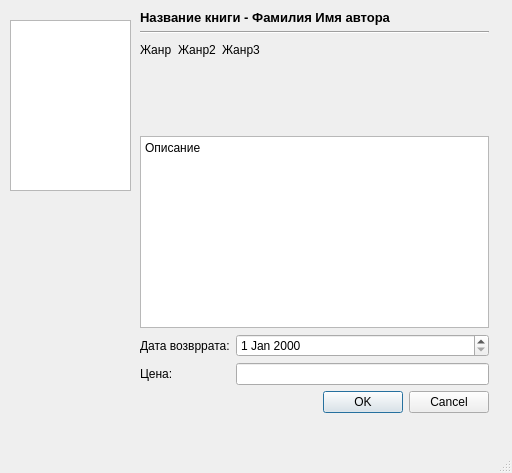
<?xml version="1.0" encoding="UTF-8"?>
<ui version="4.0">
 <class>bookwindow</class>
 <widget class="QMainWindow" name="bookwindow">
  <property name="geometry">
   <rect>
    <x>0</x>
    <y>0</y>
    <width>512</width>
    <height>473</height>
   </rect>
  </property>
  <property name="windowTitle">
   <string>MainWindow</string>
  </property>
  <widget class="QWidget" name="centralwidget">
   <widget class="QPlainTextEdit" name="plainTextEdit">
    <property name="geometry">
     <rect>
      <x>10</x>
      <y>20</y>
      <width>121</width>
      <height>171</height>
     </rect>
    </property>
   </widget>
   <widget class="QWidget" name="layoutWidget">
    <property name="geometry">
     <rect>
      <x>140</x>
      <y>10</y>
      <width>349</width>
      <height>403</height>
     </rect>
    </property>
    <layout class="QGridLayout" name="gridLayout">
     <item row="0" column="0">
      <layout class="QVBoxLayout" name="verticalLayout">
       <item>
        <widget class="QLabel" name="label">
         <property name="font">
          <font>
           <pointsize>10</pointsize>
           <weight>75</weight>
           <bold>true</bold>
          </font>
         </property>
         <property name="text">
          <string>Название книги - Фамилия Имя автора</string>
         </property>
        </widget>
       </item>
       <item>
        <widget class="Line" name="line">
         <property name="orientation">
          <enum>Qt::Horizontal</enum>
         </property>
        </widget>
       </item>
       <item>
        <layout class="QHBoxLayout" name="horizontalLayout">
         <item>
          <widget class="QLabel" name="label_2">
           <property name="text">
            <string>Жанр</string>
           </property>
          </widget>
         </item>
         <item>
          <widget class="QLabel" name="label_4">
           <property name="text">
            <string>Жанр2</string>
           </property>
          </widget>
         </item>
         <item>
          <widget class="QLabel" name="label_3">
           <property name="text">
            <string>Жанр3</string>
           </property>
          </widget>
         </item>
         <item>
          <spacer name="horizontalSpacer">
           <property name="orientation">
            <enum>Qt::Horizontal</enum>
           </property>
           <property name="sizeHint" stdset="0">
            <size>
             <width>208</width>
             <height>20</height>
            </size>
           </property>
          </spacer>
         </item>
        </layout>
       </item>
       <item>
        <spacer name="verticalSpacer">
         <property name="orientation">
          <enum>Qt::Vertical</enum>
         </property>
         <property name="sizeHint" stdset="0">
          <size>
           <width>20</width>
           <height>38</height>
          </size>
         </property>
        </spacer>
       </item>
       <item>
        <widget class="QPlainTextEdit" name="plainTextEdit_2">
         <property name="plainText">
          <string>Описание</string>
         </property>
        </widget>
       </item>
      </layout>
     </item>
     <item row="1" column="0">
      <layout class="QFormLayout" name="formLayout">
       <item row="0" column="0">
        <widget class="QLabel" name="label_5">
         <property name="text">
          <string>Дата возвррата:</string>
         </property>
        </widget>
       </item>
       <item row="0" column="1">
        <widget class="QDateEdit" name="dateEdit"/>
       </item>
       <item row="1" column="0">
        <widget class="QLabel" name="label_6">
         <property name="text">
          <string>Цена:</string>
         </property>
        </widget>
       </item>
       <item row="1" column="1">
        <widget class="QLineEdit" name="lineEdit"/>
       </item>
      </layout>
     </item>
     <item row="2" column="0">
      <widget class="QDialogButtonBox" name="buttonBox">
       <property name="standardButtons">
        <set>QDialogButtonBox::Cancel|QDialogButtonBox::Ok</set>
       </property>
      </widget>
     </item>
    </layout>
   </widget>
  </widget>
  <widget class="QMenuBar" name="menubar">
   <property name="geometry">
    <rect>
     <x>0</x>
     <y>0</y>
     <width>512</width>
     <height>26</height>
    </rect>
   </property>
  </widget>
  <widget class="QStatusBar" name="statusbar"/>
 </widget>
 <resources/>
 <connections/>
</ui>
